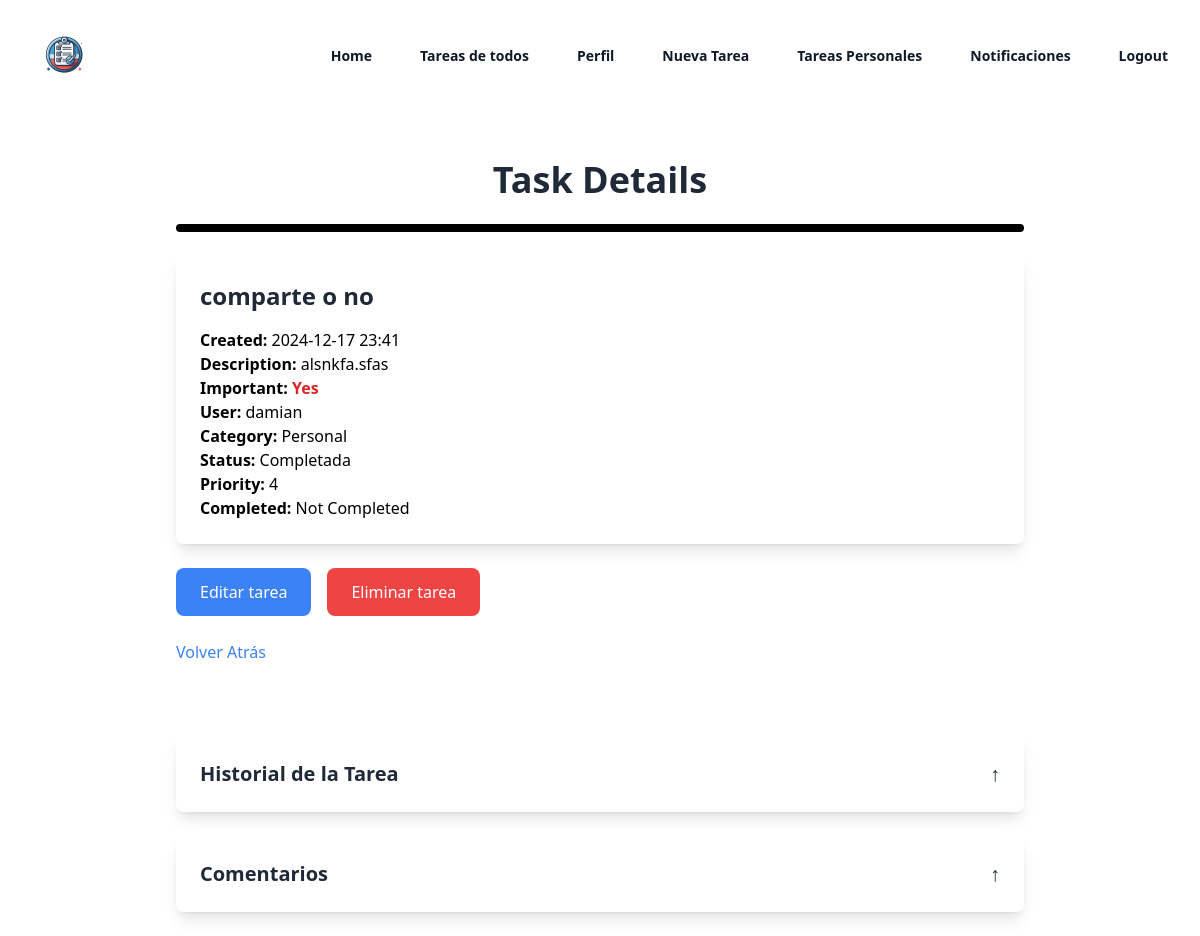
Screenshot of /tasks/7/ (signed in) with the database file from the repository.
### task/models.py (models this page shows, shortened)
class Task(models.Model):
    title = models.CharField(max_length=200)
    description = models.TextField(blank=True)
    created = models.DateTimeField(auto_now_add=True)
    date_completed = models.DateField(null=True, blank=True)
    important = models.BooleanField(default=False)
    user = models.ForeignKey(User, on_delete=models.CASCADE)
    banner_color = models.CharField(max_length=7, default='#000000')
    category = models.ForeignKey(TaskCategory, on_delete=models.CASCADE, null=True, blank=True)
    tags = models.ManyToManyField(TaskTag, blank=True)
    status = models.ForeignKey(TaskStatus, on_delete=models.CASCADE, default=1)
    priority = models.ForeignKey(TaskPriority, on_delete=models.CASCADE, default=1)
    is_personal = models.BooleanField(default=False)

class TaskCategory(models.Model):
    name = models.CharField(max_length=100, unique=True)

class TaskStatus(models.Model):
    name = models.CharField(max_length=50, unique=True)

class TaskPriority(models.Model):
    level = models.IntegerField()

### task/views.py (the view)
# urls.py: path('tasks/<int:task_id>/', views.task_details, name='task_details'),
@login_required(login_url='signup')
def task_details(request, task_id):
    try:
        task = get_object_or_404(Task, pk=task_id)
        task_history = task.taskhistory_set.all()
        if request.method == 'POST':
            form = formTaskComment(request.POST)
            if form.is_valid():
                comment = form.save(commit=False)
                comment.task = task
                comment.user = request.user
                comment.save()
                add_task_history(task, request.user, "Comentario Agregado")
                if request.user != task.user:
                    create_task_notification(
                        task,
                        task.user,
                        f"Nuevo comentario en tu tarea '{task.title}' por {request.user.username}: {comment.comment[:50]}..."
                    )
                return redirect('task_details', task_id=task.id)
        else:
            form = formTaskComment()
        comments = task.comments.all()
        return render(request, 'task_details.html', {
            'task': task,
            'form': form,
            'comments': comments,
            'task_history': task_history
        })
    except Exception as e:
        return error_page(request, f"Ocurrió un error al cargar los detalles de la tarea: {str(e)}")

### task/templates/task_details.html (shortened to what this page needs)
{% extends 'base.html' %}
{% block content %}
<div class="max-w-4xl mx-auto px-6 py-12">
    <h1 class="text-4xl font-extrabold text-center text-gray-800 mb-6">Task Details</h1>
    <div class="bg-gray-200 h-2 rounded-full mb-6" style="background-color: {{ task.banner_color }};"></div>
    <div class="bg-white p-6 rounded-lg shadow-lg mb-6">
        <h2 class="text-2xl font-semibold text-gray-800 mb-4">{{ task.title }}</h2>
        <p><strong class="font-semibold">Created:</strong> {{ task.created|date:"Y-m-d H:i" }}</p>
        <p><strong class="font-semibold">Description:</strong> {{ task.description }}</p>
        <p><strong class="font-semibold">Important:</strong>
            <span class="text-red-600 font-semibold">{{ task.important|yesno:"Yes,No" }}</span>
        </p>
        <p><strong class="font-semibold">User:</strong> {{ task.user.username }}</p>
        <p><strong class="font-semibold">Category:</strong>
            {% if task.category %}
                {{ task.category.name }}
            {% else %}
                No Category
            {% endif %}
        </p>
        <p><strong class="font-semibold">Status:</strong> {{ task.status.name }}</p>
        <p><strong class="font-semibold">Priority:</strong> {{ task.priority.level }}</p>
        <p><strong class="font-semibold">Completed:</strong>
            {% if task.date_completed %}
                {{ task.date_completed|date:"Y-m-d" }}
            {% else %}
                Not Completed
            {% endif %}
        </p>
    </div>
    {% if user == task.user %}
    <div class="flex gap-4">
        <a href="{% url 'edit_task' task.id %}" class="px-6 py-3 bg-blue-500 text-white rounded-lg hover:bg-blue-600 transition">Editar tarea</a>
        <a href="{% url 'delete_task' task.id %}" class="px-6 py-3 bg-red-500 text-white rounded-lg hover:bg-red-600 transition" onclick="return confirm('¿Estás seguro de que deseas eliminar esta tarea?')">Eliminar tarea</a>
    </div>
    {% endif %}
    <a href="{% url 'tasks' %}" class="text-blue-500 hover:underline mt-6 inline-block">Volver Atrás</a>
</div>
<div class="max-w-4xl mx-auto px-6 py-6">
    <div class="bg-white p-6 rounded-lg shadow-lg mb-6">
        <h3 class="text-xl font-semibold cursor-pointer flex justify-between items-center text-gray-800" onclick="toggleSection('task-history')">
            Historial de la Tarea
            <span class="toggle-icon">↑</span>
        </h3>
    </div>
    <div class="bg-white p-6 rounded-lg shadow-lg">
        <h3 class="text-xl font-semibold cursor-pointer flex justify-between items-center text-gray-800" onclick="toggleSection('comments')">
            Comentarios
            <span class="toggle-icon">↑</span>
        </h3>
    </div>
</div>
{% endblock %}

### rows the page displays
Task: title "comparte o no", created "2024-12-17 23:41", description "alsnkfa.sfas", important "Yes", user.username "damian", category.name "Personal", status.name "Completada", priority.level "4"
